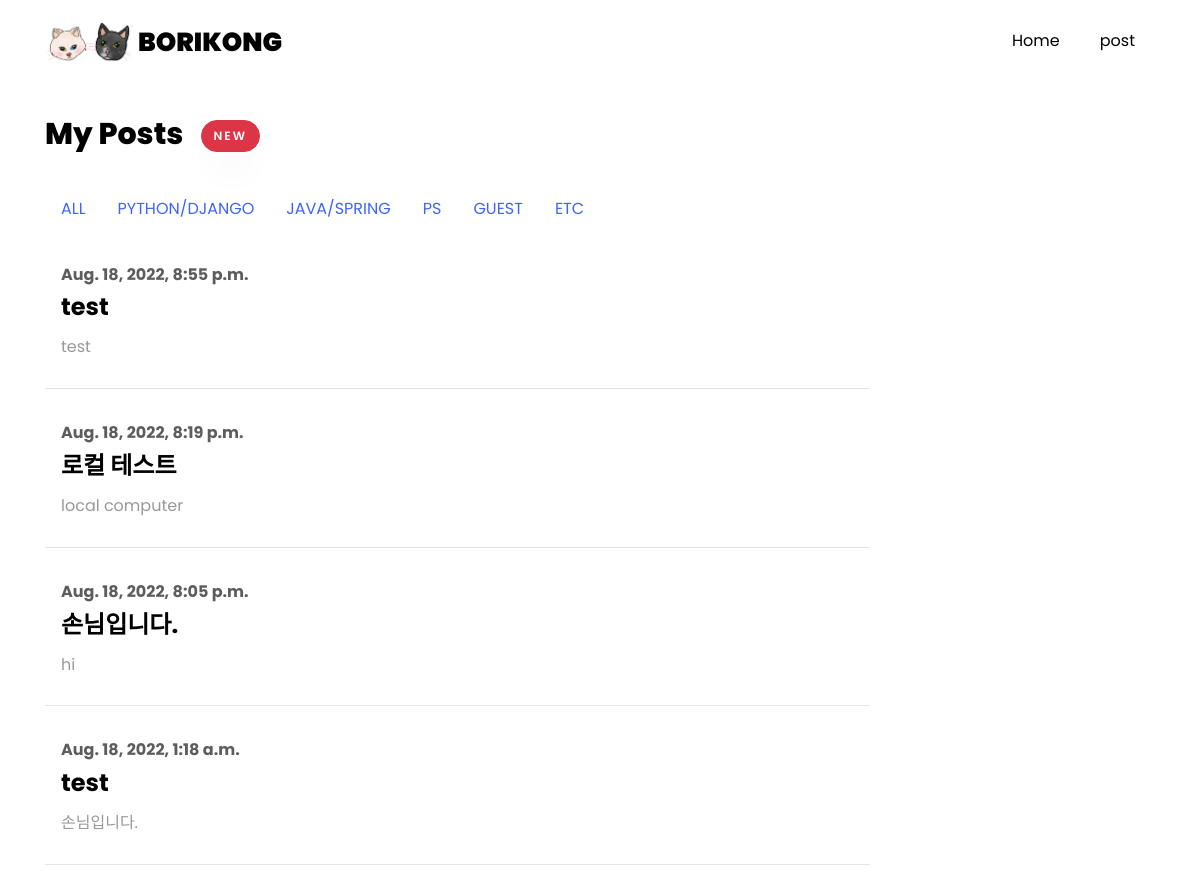
/guest/, run on the app's committed database.
### main/models.py (models this page shows, shortened)
class Post(models.Model):
    CATEGORIES = (
        ('PYTHON/DJANGO', 'python/django'),
        ('JAVA/SPRING', 'java/spring'),
        ('ANDROID', 'android'),
        ('ML', 'ml'),
        ('PS', 'ps'),
        ('GUEST','guest'),
        ('ETC', 'etc')
    )
    category = models.CharField(max_length=200, default="etc", choices=CATEGORIES,verbose_name="글 분류")
    user=models.CharField(max_length=20, default="borikong",verbose_name="작성자")
    passwd=models.CharField(max_length=50,default="",verbose_name="비밀번호")
    postname=models.CharField(max_length=100,verbose_name="제목")
    contents=models.TextField(verbose_name="내용")
    hits=models.PositiveIntegerField(default=0,verbose_name="조회수")
    mainphoto=models.ImageField(blank=True,null=True)
    subphoto1=models.ImageField(blank=True, null=True)
    subphoto1 = models.ImageField(blank=True, null=True)
    subphoto2 = models.ImageField(blank=True, null=True)
    subphoto3 = models.ImageField(blank=True, null=True)
    subphoto4 = models.ImageField(blank=True, null=True)
    subphoto5 = models.ImageField(blank=True, null=True)
    subphoto6 = models.ImageField(blank=True, null=True)
    subphoto7 = models.ImageField(blank=True, null=True)
    subphoto8 = models.ImageField(blank=True, null=True)
    subphoto9 = models.ImageField(blank=True, null=True)
    created_at = models.DateTimeField(auto_now_add=True)
    updated_at = models.DateTimeField(auto_now=True)
    def summary(self):
        return self.contents[:100]

### main/views.py (the view)
# urls.py: path('<str:pk>/',categorized,name='categorized'),
def categorized(request, pk):
    pkr=None
    if pk == "python-django":
        pkr = "PYTHON/DJANGO"
    elif pk == "java-spring":
        pkr = "JAVA/SPRING"
    elif pk == "android" or pk == "ml" or pk == "ps" or pk=="guest" or pk == "etc":
        pkr = pk.upper()
    postlist = Post.objects.filter(category=pkr)
    return render(request, 'main/index.html', {'postlist': postlist})

### main/templates/main/index.html
{% extends "base.html" %}
{% load static %}
{% block content %}
<section class="ftco-section ftco-no-pb goto-here" id="post-section">
    <div class="container">
        <div class="row">
            <div class="col-md-9">
                <div id="page-1" class="page one">
                    <h2 class="heading">My Posts &nbsp; <button type="button" class="btn btn-danger" onclick="location.href='{% url 'main:writing' %}'">new</button></h2>
{% include "./components/c_nav.html" %}
                    {% for list in postlist reversed%}
                    <div class="resume-wrap d-flex ftco-animate">
                        <div class="text pl-3">
                            <span class="date">{{list.created_at}}</span>
                            <h2 onclick="location.href='{% url 'main:posting' pk=list.pk %}'" onMouseover="this.style.color='#3e64ff';"
                                onMouseout="this.style.color='black';" style="cursor:pointer">{{list.postname}}</h2>
                            <p>{{list.summary}}</p>
                        </div>
                    </div>
                    {% endfor %}
                </div>
            </div>
        </div>
    </div>
</section>
{% endblock %}

### data on the page
Post: created_at "Aug. 18, 2022, 8:55 p.m.", postname "test", summary "test"
Post: created_at "Aug. 18, 2022, 8:19 p.m.", postname "로컬 테스트", summary "local computer"
Post: created_at "Aug. 18, 2022, 8:05 p.m.", postname "손님입니다.", summary "hi"
Post: created_at "Aug. 18, 2022, 1:18 a.m.", postname "test", summary "손님입니다."
